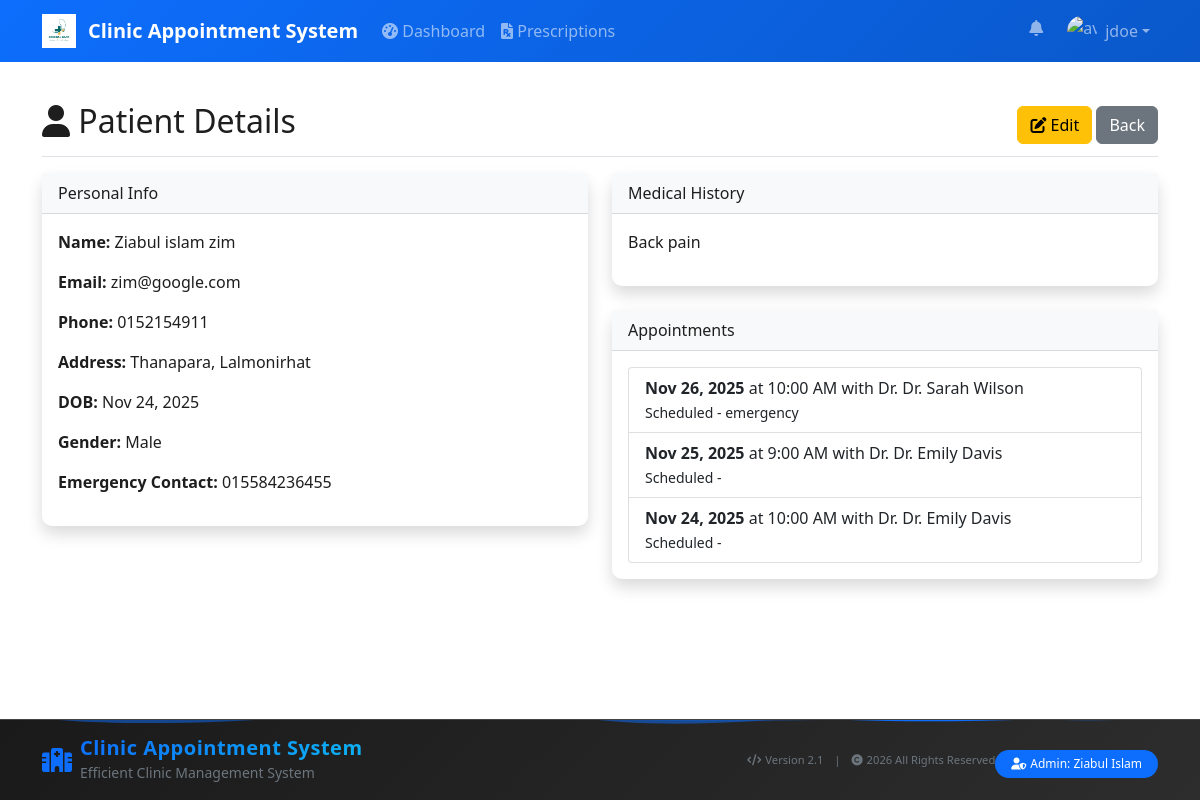
Before: /pages/view_patient.php?id=4 (signed in) with the older database file.
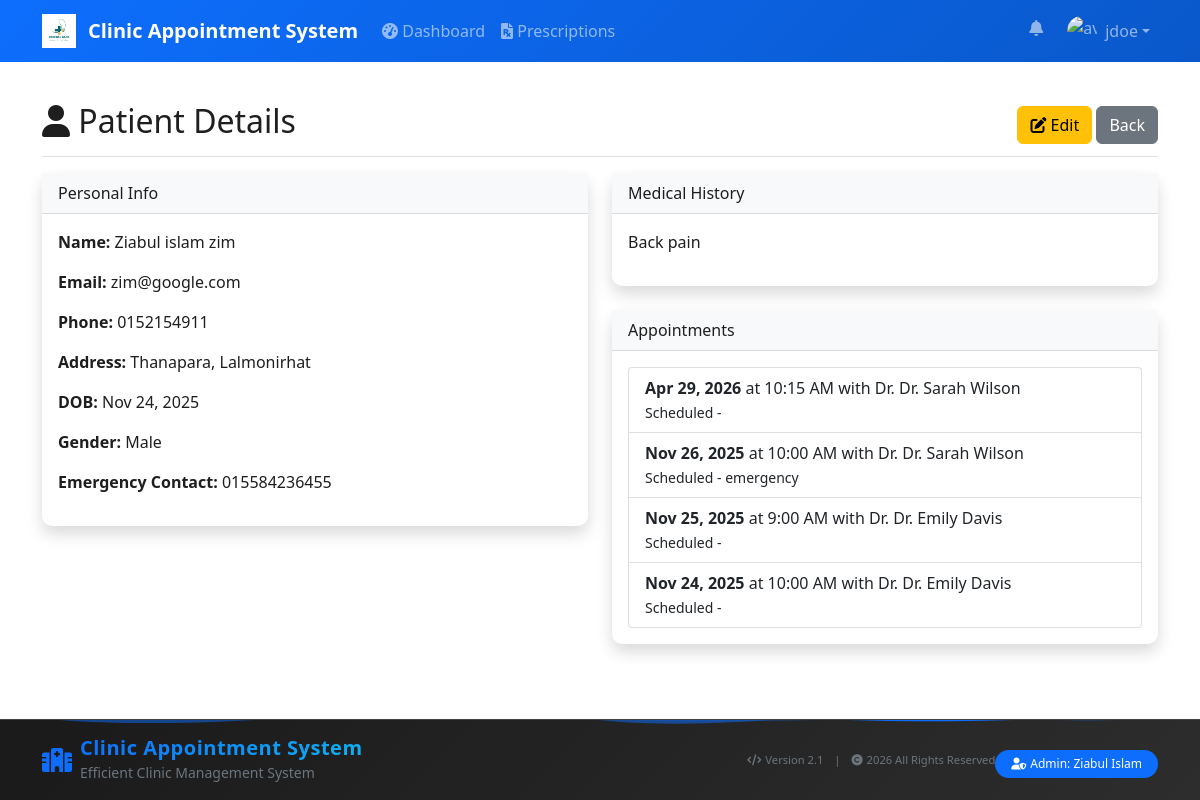
After: the same page with the newer database file.
### tables this page shows
CREATE TABLE `appointments` (
  `appointment_id` int(11) NOT NULL,
  `patient_id` int(11) DEFAULT NULL,
  `doctor_id` int(11) DEFAULT NULL,
  `appointment_date` date NOT NULL,
  `appointment_time` time NOT NULL,
  `appointment_serial` int(11) DEFAULT NULL,
  `status` enum('scheduled','completed','cancelled','no-show') DEFAULT 'scheduled',
  `payment_status` enum('pending','paid','partial','refunded') DEFAULT 'pending',
  `payment_method` varchar(50) DEFAULT NULL,
  `amount_paid` decimal(10,2) DEFAULT 0.00,
  `payment_notes` text DEFAULT NULL,
  `payment_date` datetime DEFAULT NULL,
  `consultation_fee` decimal(10,2) DEFAULT 0.00,
  `urgency_level` enum('low','normal','high','emergency') DEFAULT 'normal',
  `estimated_duration` int(11) DEFAULT 30,
  `diagnosis` text DEFAULT NULL,
  `prescription` text DEFAULT NULL,
  `is_admitted` tinyint(1) DEFAULT 0,
  `admission_notes` text DEFAULT NULL,
  `admission_date` datetime DEFAULT NULL,
  `notes` text DEFAULT NULL,
  `consultation_type` enum('general','follow-up','emergency','routine') DEFAULT 'general',
  `symptoms` text DEFAULT NULL,
  `created_at` timestamp NOT NULL DEFAULT current_timestamp(),
  `updated_at` timestamp NOT NULL DEFAULT current_timestamp() ON UPDATE current_timestamp()
);

CREATE TABLE `doctors` (
  `doctor_id` int(11) NOT NULL,
  `first_name` varchar(50) NOT NULL,
  `last_name` varchar(50) NOT NULL,
  `specialization` varchar(100) DEFAULT NULL,
  `email` varchar(100) DEFAULT NULL,
  `phone` varchar(15) DEFAULT NULL,
  `license_number` varchar(50) DEFAULT NULL,
  `available_days` set('Monday','Tuesday','Wednesday','Thursday','Friday','Saturday','Sunday') DEFAULT NULL,
  `consultation_fee` decimal(8,2) DEFAULT NULL,
  `available_time_start` time DEFAULT NULL,
  `available_time_end` time DEFAULT NULL,
  `profile_picture` varchar(255) DEFAULT NULL,
  `created_at` timestamp NOT NULL DEFAULT current_timestamp()
);

### config/config.php (called while the page is built, shortened)
<?php
function sanitizeInput($data) {
    $data = trim($data);
    $data = stripslashes($data);
    $data = htmlspecialchars($data);
    return $data;
}
?>

### pages/view_patient.php (the view, shortened to what this page needs)
<?php
require_once '../includes/header.php';
$patient_id = sanitizeInput($_GET['id']);
try {
    $query = "SELECT * FROM patients WHERE patient_id = :patient_id";
    $stmt = $db->prepare($query);
    $stmt->bindParam(':patient_id', $patient_id);
    $stmt->execute();
    $patient = $stmt->fetch(PDO::FETCH_ASSOC);
    $appt_query = "SELECT a.*, d.first_name as doctor_first, d.last_name as doctor_last FROM appointments a
                   LEFT JOIN doctors d ON a.doctor_id = d.doctor_id
                   WHERE a.patient_id = :patient_id ORDER BY a.appointment_date DESC, a.appointment_time DESC";
    $appt_stmt = $db->prepare($appt_query);
    $appt_stmt->bindParam(':patient_id', $patient_id);
    $appt_stmt->execute();
    $appointments = $appt_stmt->fetchAll(PDO::FETCH_ASSOC);
} catch (PDOException $e) {
    logAction('VIEW_PATIENT_ERROR', $e->getMessage());
    $_SESSION['error'] = "Failed to load patient data.";
    redirect('patients.php');
}
?>
<div class="d-flex justify-content-between align-items-center pt-3 pb-2 mb-3 border-bottom">
    <h1 class="h2"><i class="fas fa-user"></i> Patient Details</h1>
    <div>
        <a href="edit_patient.php?id=<?php echo $patient['patient_id']; ?>" class="btn btn-warning"><i class="fas fa-edit"></i> Edit</a>
        <a href="patients.php" class="btn btn-secondary">Back</a>
    </div>
</div>
<div class="row">
    <div class="col-md-6">
        <div class="card shadow mb-4">
            <div class="card-header bg-light">Personal Info</div>
            <div class="card-body">
                <p><strong>Name:</strong> <?php echo htmlspecialchars($patient['first_name'] . ' ' . $patient['last_name']); ?></p>
                <p><strong>Email:</strong> <?php echo htmlspecialchars($patient['email']); ?></p>
                <p><strong>Phone:</strong> <?php echo htmlspecialchars($patient['phone']); ?></p>
                <p><strong>Address:</strong> <?php echo nl2br(htmlspecialchars($patient['address'])); ?></p>
                <p><strong>DOB:</strong> <?php echo $patient['date_of_birth'] ? date('M j, Y', strtotime($patient['date_of_birth'])) : '-'; ?></p>
                <p><strong>Gender:</strong> <?php echo htmlspecialchars($patient['gender']); ?></p>
                <p><strong>Emergency Contact:</strong> <?php echo htmlspecialchars($patient['emergency_contact']); ?></p>
            </div>
        </div>
    </div>
    <div class="col-md-6">
        <div class="card shadow mb-4">
            <div class="card-header bg-light">Medical History</div>
            <div class="card-body">
                <p><?php echo nl2br(htmlspecialchars($patient['medical_history'])); ?></p>
            </div>
        </div>
        <div class="card shadow">
            <div class="card-header bg-light">Appointments</div>
            <div class="card-body">
                <?php if (empty($appointments)): ?>
                    <p class="text-muted">No appointments found for this patient.</p>
                <?php else: ?>
                    <ul class="list-group">
                        <?php foreach ($appointments as $a): ?>
                            <li class="list-group-item">
                                <strong><?php echo date('M j, Y', strtotime($a['appointment_date'])); ?></strong>
                                at <?php echo date('g:i A', strtotime($a['appointment_time'])); ?> with Dr. <?php echo htmlspecialchars($a['doctor_first'] . ' ' . $a['doctor_last']); ?>
                                <div><small><?php echo htmlspecialchars(ucfirst($a['status'])); ?> - <?php echo htmlspecialchars($a['consultation_type']); ?></small></div>
                            </li>
                        <?php endforeach; ?>
                    </ul>
                <?php endif; ?>
            </div>
        </div>
    </div>
</div>
<?php require_once '../includes/footer.php'; ?>

Changed rows visible on the page:
added appointments: appointment_date "Apr 29, 2026", appointment_time "10:15 AM", doctor.last_name "Dr. Sarah Wilson", status "Scheduled"
